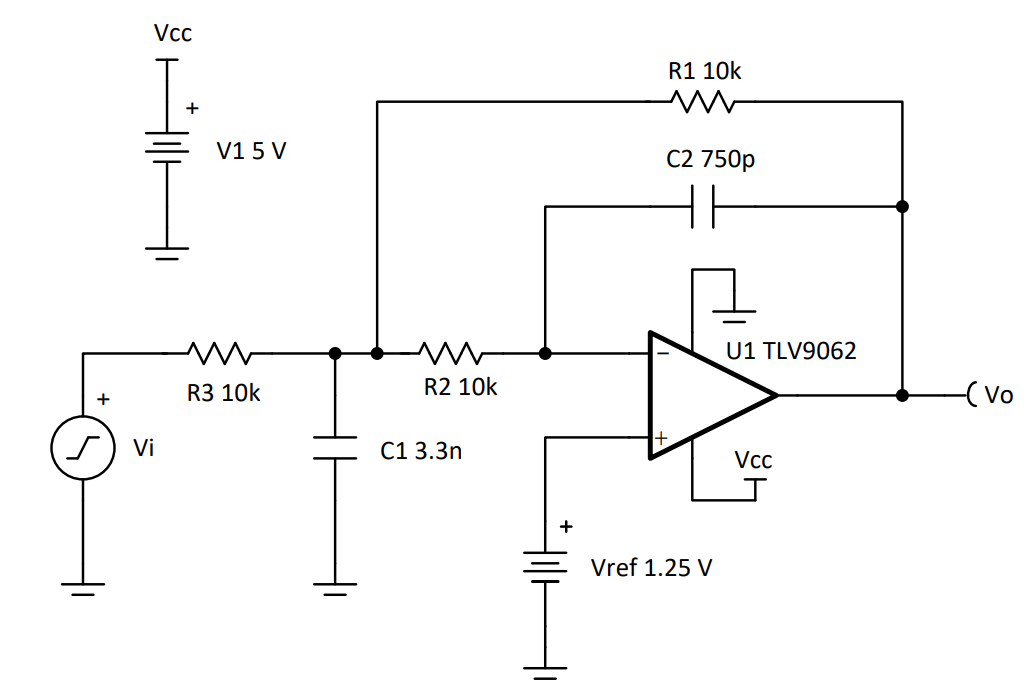
#> input picture Calculos rapidos/mfb_lpf_circuit.png, 1027 x 695 px
$ python calculoMFB_LPF.py
#> lines starting #> are read from the running program, lines starting #| are printed output that depends on the picture
# -*- coding: utf-8 -*-
"""
calculoMFB_LPF.py
Diseño de filtro MFB Lowpass con valores comerciales.

Topología (ver mfb_lpf_circuit.png):
  Vi --R3--+--R2--(-) op-amp (+)--Vo
           |              |   |
           C1             C2  R1
           |              +---+
          GND

Función de transferencia (nota: MFB invierte la señal):
  H(s) = 1/(R2·R3·C1·C2) / [s² + (1/C1)(1/R1+1/R2+1/R3)·s + 1/(R1·R2·C1·C2)]
       = K·ω0² / (s² + 2ζω0·s + ω0²)

Ecuaciones de diseño:
  a0 = ω0²    = 1/(R1·R2·C1·C2)
  a1 = 2ζω0   = (1/C1)·(1/R1 + 1/R2 + 1/R3)
  b0 = K·ω0²  = 1/(R2·R3·C1·C2)

  De b0/a0 = K:  R3 = R1/K

  Cuadrática en R1 (dado C1, C2):
    ω0²·C1·C2·R1² − 2ζω0·C1·R1 + (1+K) = 0
    R1 = [ζ ± √(ζ²−(1+K)·C2/C1)] / (ω0·C2)
    Condición:  C2 ≤ C1·ζ²/(1+K)

  R2 = 1 / (ω0²·C1·C2·R1)
  R3 = R1 / K
"""
import sys, os
sys.stdout.reconfigure(encoding='utf-8', errors='replace')

import numpy as np
import warnings
warnings.filterwarnings('ignore')

# ── Valores comerciales ────────────────────────────────────────────────
RES_COMERCIALES = sorted([
    1,1.2,1.5,1.6,2,2.2,2.4,2.7,3,3.3,3.6,3.9,4.3,4.7,5.1,5.6,6.2,6.8,7.5,8.2,9.1,
    10,12,15,18,20,22,24,27,30,33,36,39,43,47,51,56,62,68,75,82,91,
    100,120,150,180,200,220,240,270,300,330,360,390,430,470,510,560,620,680,750,820,910,
    1e3,1.2e3,1.5e3,1.8e3,2e3,2.2e3,2.4e3,2.7e3,3e3,3.3e3,3.6e3,3.9e3,
    4.3e3,4.7e3,5.1e3,5.6e3,6.2e3,6.8e3,7.5e3,8.2e3,9.1e3,
    10e3,12e3,15e3,18e3,20e3,22e3,24e3,27e3,30e3,33e3,36e3,39e3,
    43e3,47e3,51e3,56e3,62e3,68e3,75e3,82e3,91e3,
    100e3,120e3,150e3,180e3,200e3,220e3,240e3,270e3,300e3,330e3,360e3,390e3,
    430e3,470e3,510e3,560e3,620e3,680e3,750e3,820e3,910e3,
    1e6,2e6,6.8e6,10e6
])

CAP_COMERCIALES = sorted(set([
    1e-12,2e-12,5e-12,10e-12,12e-12,15e-12,18e-12,22e-12,27e-12,30e-12,
    33e-12,39e-12,47e-12,50e-12,56e-12,68e-12,82e-12,100e-12,120e-12,
    150e-12,200e-12,330e-12,470e-12,560e-12,820e-12,
    1e-9,2e-9,3.3e-9,3.9e-9,6.9e-9,10e-9,15e-9,20e-9,33e-9,47e-9,100e-9,
    0.1e-6,0.22e-6,0.47e-6,1e-6,2.2e-6,3.3e-6,4.7e-6,
    10e-6,22e-6,33e-6,44e-6,47e-6,100e-6,220e-6,330e-6,
    470e-6,680e-6,1000e-6
]))

def cap_comercial(v):
    return CAP_COMERCIALES[np.argmin([abs(c-v) for c in CAP_COMERCIALES])]

def res_comercial(v):
    return RES_COMERCIALES[np.argmin([abs(r-v) for r in RES_COMERCIALES])]

def fmt_cap(c):
    if c >= 1e-6: return f"{c*1e6:.3g}uF"
    if c >= 1e-9: return f"{c*1e9:.3g}nF"
    return f"{c*1e12:.3g}pF"

def fmt_res(r):
    if r >= 1e6: return f"{r/1e6:.3g}Mohm"
    if r >= 1e3: return f"{r/1e3:.3g}kohm"
    return f"{r:.3g}ohm"

# ════════════════════════════════════════════════════════════
# PARÁMETROS — editá acá
# ════════════════════════════════════════════════════════════
f0_des      = 300    # Hz — frecuencia de corte (-3 dB)
zeta_des    = np.sqrt(3)/2   # factor de amortiguamiento (0.707 = Butterworth)
K_des       = 5.0     # ganancia DC (magnitud; el MFB es inversor)
TOP_N       = 20      # resultados a mostrar
lambda_cost = 1       # peso del costo de componentes

# Restricciones de impedancia del op-amp
R_OUT_OPAMP        = 20     # Ω  — impedancia de salida
R_IN_OPAMP         = 35e6   # Ω  — impedancia de entrada (~35 MΩ)
IMPEDANCIA_ESCALAR = 40     # R ∈ [R_out×esc, R_in/esc] = [800Ω, 875kΩ]
# ════════════════════════════════════════════════════════════

omega0    = 2*np.pi*f0_des
R_min_val = 1e3#R_OUT_OPAMP * IMPEDANCIA_ESCALAR
R_max_val = 1e6#R_IN_OPAMP  / IMPEDANCIA_ESCALAR

def in_range(R):
    return R_min_val <= R <= R_max_val

def cap_cost(C_list):
    cost = 0
    for C in C_list:
        if C > 100e-9:
            cost += 20 * np.log10(C / 100e-9)**2
    return cost

# ══════════════════════════════════════════════════════════════════════
# VERIFICACIÓN
# ══════════════════════════════════════════════════════════════════════

def verificar_mfb(R1, R2, R3, C1, C2):
    """
    Calcula f0, ζ, K reales a partir de los valores de componentes.
    Retorna (f0_Hz, zeta, K) o (None, None, None) si inválido.
    """
    if any(v <= 0 for v in [R1, R2, R3, C1, C2]): return None, None, None
    a0 = 1.0 / (R1*R2*C1*C2)
    a1 = (1.0/C1) * (1.0/R1 + 1.0/R2 + 1.0/R3)
    b0 = 1.0 / (R2*R3*C1*C2)
    if a0 <= 0 or a1 <= 0: return None, None, None
    w0   = np.sqrt(a0)
    zeta = a1 / (2*w0)
    gain = b0 / a0  # = R1/R3
    return w0/(2*np.pi), zeta, gain

# ══════════════════════════════════════════════════════════════════════
# BÚSQUEDA
#
# Para cada par (C1, C2) comercial con C2 ≤ C1·ζ²/(1+K):
#   Resuelve cuadrática en R1:
#     R1 = [ζ ± √(ζ²−(1+K)·C2/C1)] / (ω0·C2)
#   Luego:
#     R2 = 1/(ω0²·C1·C2·R1)
#     R3 = R1/K
# ══════════════════════════════════════════════════════════════════════

def buscar_mfb(f0_des, zeta_des, K_des, lam):
#> called with f0_des = 300, zeta_des = 0.866, K_des = 5, lam = 1
    C2_max_ratio = zeta_des**2 / (1 + K_des)   # condición C2/C1 ≤ este valor
    resultados = {}

    for C1 in CAP_COMERCIALES:
        C2_max = C1 * C2_max_ratio
        for C2 in CAP_COMERCIALES:
            if C2 > C2_max: continue
            D = zeta_des**2 - (1 + K_des) * C2/C1
            if D < 0: continue
            sqrtD = np.sqrt(D)

            for sign in [+1, -1]:
                R1_i = (zeta_des + sign*sqrtD) / (omega0 * C2)
                if R1_i <= 0: continue
                R2_i = 1.0 / (omega0**2 * C1 * C2 * R1_i)
                R3_i = R1_i / K_des
                if R2_i <= 0 or R3_i <= 0: continue

                C1_c = cap_comercial(C1)
                C2_c = cap_comercial(C2)
                R1_c = res_comercial(R1_i)
                R2_c = res_comercial(R2_i)
                R3_c = res_comercial(R3_i)

                # Filtro duro: todos los R en rango
                if not (in_range(R1_c) and in_range(R2_c) and in_range(R3_c)):
                    continue

                f0c, zetac, Kc = verificar_mfb(R1_c, R2_c, R3_c, C1_c, C2_c)
                if f0c is None: continue

                ef = abs(f0c   - f0_des)   / f0_des   * 100
                ez = abs(zetac - zeta_des) / zeta_des * 100
                ek = abs(Kc    - K_des)    / max(K_des, 1e-9) * 100
                cc = cap_cost([C1_c, C2_c])
                et = ef + ez + ek + lam*cc

                entry = dict(
                    C1=C1_c, C2=C2_c,
                    R1_ideal=R1_i, R2_ideal=R2_i, R3_ideal=R3_i,
                    R1=R1_c, R2=R2_c, R3=R3_c,
                    f0=f0c, zeta=zetac, K=Kc,
                    ef=ef, ez=ez, ek=ek, cc=cc, et=et,
                )
                key = (C1_c, C2_c, R1_c, R2_c, R3_c)
                if key not in resultados or et < resultados[key]['et']:
                    resultados[key] = entry

    return sorted(resultados.values(), key=lambda x: x['et'])

# ── Ejecutar búsqueda ─────────────────────────────────────────────────
tops = buscar_mfb(f0_des, zeta_des, K_des, lambda_cost)

SEP = "-"*84
print("="*84)
print("  MFB LOWPASS FILTER — calculoMFB_LPF.py")
print(f"  Target: f0={f0_des/1e3:.3g}kHz  ζ={zeta_des}  K={K_des}")
print(f"  ω0={omega0:.2f}rad/s  |  R en [{fmt_res(R_min_val)}, {fmt_res(R_max_val)}]  (escalar={IMPEDANCIA_ESCALAR})")
print(f"  C2_max/C1 = ζ²/(1+K) = {zeta_des**2/(1+K_des):.4f}")
print("="*84)

if not tops:
    print("  Sin solución válida. Probá ajustar IMPEDANCIA_ESCALAR o los parámetros.")
else:
    n = min(TOP_N, len(tops))
    print(f"\n  Top {n} por menor error total (R1,R2,R3 en rango, C cerámica preferida):\n")
    print(f"{'#':<3} {'C1':>8} {'C2':>8} {'R1':>10} {'R2':>10} {'R3':>10}"
          f"  {'f0(Hz)':>9} {'ζ':>6} {'K':>6}  {'ef%':>5} {'ez%':>5} {'ek%':>5} {'err%':>7}")
    print(SEP)
    for i, r in enumerate(tops[:n]):
        print(f"{i+1:<3} {fmt_cap(r['C1']):>8} {fmt_cap(r['C2']):>8}"
              f" {fmt_res(r['R1']):>10} {fmt_res(r['R2']):>10} {fmt_res(r['R3']):>10}"
              f"  {r['f0']:>9.2f} {r['zeta']:>6.4f} {r['K']:>6.3f}"
              f"  {r['ef']:>5.2f} {r['ez']:>5.2f} {r['ek']:>5.2f} {r['et']:>7.2f}")

    b = tops[0]
    print(f"\n{'='*84}")
    print("  MEJOR SOLUCIÓN:")
    print(f"    C1 = {fmt_cap(b['C1'])}   C2 = {fmt_cap(b['C2'])}")
    print(f"    R1 = {fmt_res(b['R1'])}   R2 = {fmt_res(b['R2'])}   R3 = {fmt_res(b['R3'])}")
    print(f"    Ideales: R1={fmt_res(b['R1_ideal'])} R2={fmt_res(b['R2_ideal'])} R3={fmt_res(b['R3_ideal'])}")
    print(f"    f0 = {b['f0']:.4f} Hz  (err {b['ef']:.2f}%)")
    print(f"    ζ  = {b['zeta']:.5f}   (err {b['ez']:.2f}%)")
    print(f"    K  = {b['K']:.5f}    (err {b['ek']:.2f}%)")
    print(f"{'='*84}")

# ════════════════════════════════════════════════════════════
# GRAFICACIÓN
# ════════════════════════════════════════════════════════════
GRAFICAR = [1, 2, 3]   # índices 1-based de los candidatos a superponer

import matplotlib.pyplot as plt
import matplotlib.image as mpimg
import matplotlib.gridspec as gridspec
from scipy.signal import TransferFunction, bode as scipy_bode

_SCRIPT_DIR = os.path.dirname(os.path.abspath(__file__))
_CIRCUIT_IMG = os.path.join(_SCRIPT_DIR, 'mfb_lpf_circuit.png')

def bode_mfb(R1, R2, R3, C1, C2, freqs_hz):
    """Bode con polinomio directo."""
    b0 = 1.0 / (R2*R3*C1*C2)
    a1 = (1.0/C1)*(1.0/R1 + 1.0/R2 + 1.0/R3)
    a0 = 1.0 / (R1*R2*C1*C2)
    _, mag, phase = scipy_bode(TransferFunction([b0], [1, a1, a0]),
                               w=2*np.pi*freqs_hz)
    return mag, phase

if tops and GRAFICAR:
    freqs = np.logspace(np.log10(f0_des/100), np.log10(f0_des*100), 3000)

    # ── Layout: Bode arriba, circuito abajo ──────────────────────────
    has_img = os.path.isfile(_CIRCUIT_IMG)
    if has_img:
        fig = plt.figure(figsize=(14, 9))
        gs  = gridspec.GridSpec(2, 2, height_ratios=[2.2, 1],
                                hspace=0.35, wspace=0.3)
        ax_mag   = fig.add_subplot(gs[0, 0])
        ax_phase = fig.add_subplot(gs[0, 1])
        ax_circ  = fig.add_subplot(gs[1, :])
    else:
        fig, (ax_mag, ax_phase) = plt.subplots(1, 2, figsize=(14, 5))

    # Ideal
    b0_id = K_des * omega0**2
    a1_id = 2*zeta_des*omega0
    _, mag_id, phase_id = scipy_bode(TransferFunction([b0_id], [1, a1_id, omega0**2]),
                                     w=2*np.pi*freqs)
    ax_mag.semilogx(freqs, mag_id, 'k-', lw=2.5, zorder=10,
                    label=f'Ideal  f0={f0_des/1e3:.3g}kHz ζ={zeta_des} K={K_des}')
    ax_phase.semilogx(freqs, phase_id, 'k-', lw=2.5, zorder=10, label='Ideal')

    colores = ['royalblue','forestgreen','firebrick','darkorange','purple',
               'cornflowerblue','mediumseagreen','tomato']

    for ii, idx in enumerate(GRAFICAR):
        idx0 = idx - 1
        if idx0 < 0 or idx0 >= len(tops): continue
        r   = tops[idx0]
        col = colores[ii % len(colores)]
        mag, phase = bode_mfb(r['R1'], r['R2'], r['R3'], r['C1'], r['C2'], freqs)
        lbl = (f"#{idx}: R1={fmt_res(r['R1'])} R2={fmt_res(r['R2'])} R3={fmt_res(r['R3'])}"
               f" C1={fmt_cap(r['C1'])} C2={fmt_cap(r['C2'])}"
               f"  ζ={r['zeta']:.3f} K={r['K']:.3f}")
        ax_mag.semilogx(freqs, mag, color=col, lw=1.8, label=lbl)
        ax_phase.semilogx(freqs, phase, color=col, lw=1.8, label=f'#{idx}')

    for ax in [ax_mag, ax_phase]:
        ax.axvline(f0_des, color='gray', ls=':', lw=1.2,
                   label=f'f0={f0_des/1e3:.3g}kHz')
        ax.grid(True, which='both', ls=':', alpha=0.5)
        ax.set_xlabel('Frecuencia (Hz)')

    ax_mag.set_ylabel('Magnitud (dB)')
    ax_mag.set_title(f'MFB LPF — Magnitud\nf0={f0_des/1e3:.3g}kHz  ζ={zeta_des}  K={K_des}')
    ax_mag.legend(loc='lower left', fontsize=6.5)

    ax_phase.set_ylabel('Fase (°)')
    ax_phase.set_title('MFB LPF — Fase')
    ax_phase.legend(loc='lower left', fontsize=7)

    if has_img:
        img = mpimg.imread(_CIRCUIT_IMG)
#> img is the input picture: shape (695, 1027, 4) float32; mean R, G, B, A 0.974, 0.974, 0.974, 1
        ax_circ.imshow(img)
        ax_circ.axis('off')
        ax_circ.set_title('Circuito MFB Lowpass', fontsize=9)

    plt.tight_layout()
    plt.show()
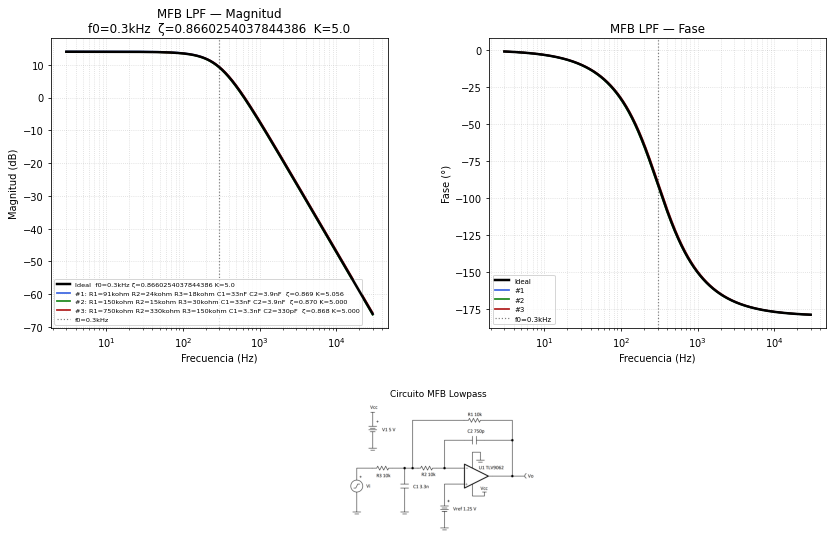
#> figure drawn by matplotlib, 3 panels; panel 1: curve peaks at x = 3, y = 13.98; panel 1: curve peaks at x = 3, y = 14.07; panel 1: curve peaks at x = 3, y = 13.98; panel 2: curve peaks at x = 3, y = -0.992

$ run again, with Calculos rapidos/compensador_todos_error.png copied over Calculos rapidos/mfb_lpf_circuit.png
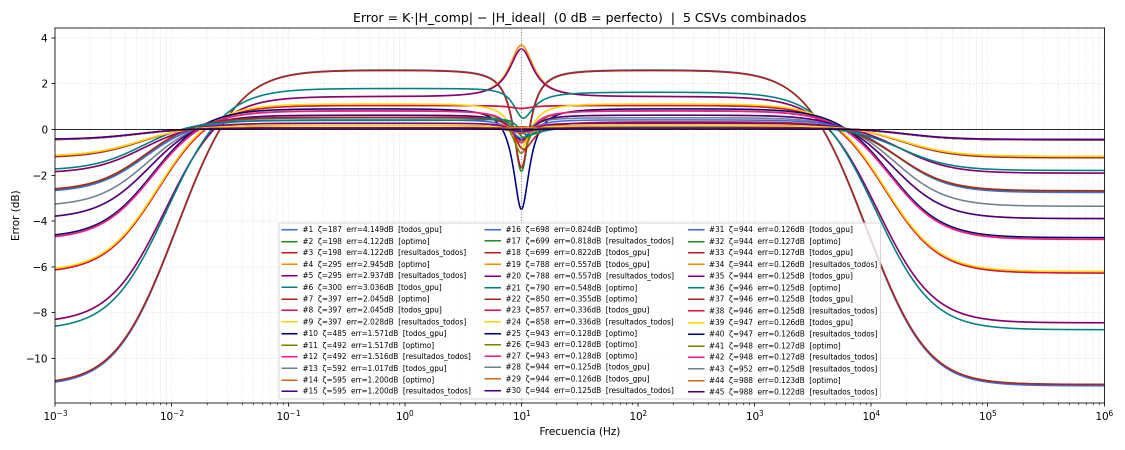
#> input picture Calculos rapidos/compensador_todos_error.png, 2250 x 900 px (shown at 1/2 size)
#> img is the input picture: shape (900, 2250, 4) float32; mean R, G, B, A 0.94, 0.927, 0.931, 1
#> `plt.show()`:
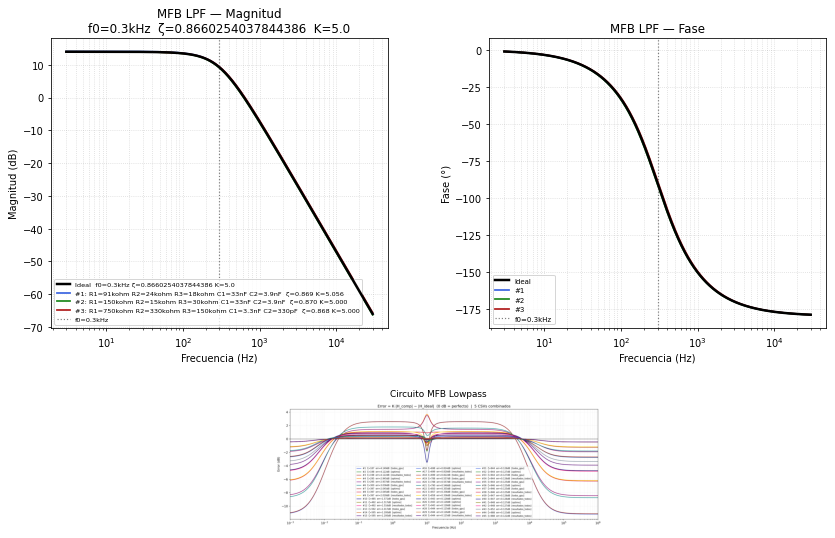
#> figure drawn by matplotlib, 3 panels; panel 1: curve peaks at x = 3, y = 13.98; panel 1: curve peaks at x = 3, y = 14.07; panel 1: curve peaks at x = 3, y = 13.98; panel 2: curve peaks at x = 3, y = -0.992

$ run again, with Calculos rapidos/compensador_todos_mag.png copied over Calculos rapidos/mfb_lpf_circuit.png
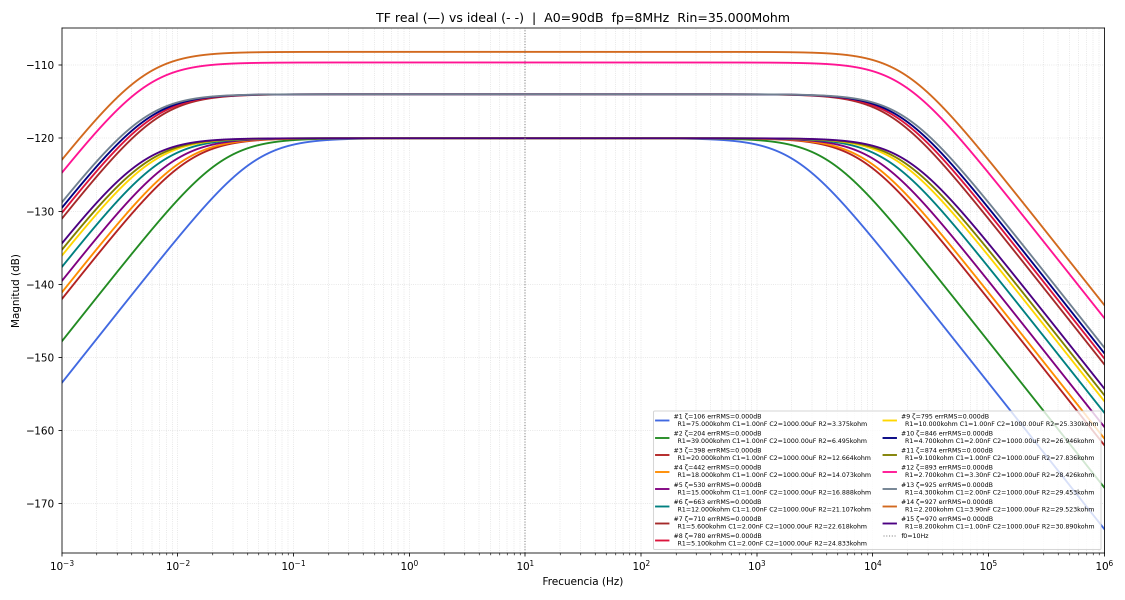
#> input picture Calculos rapidos/compensador_todos_mag.png, 2250 x 1200 px (shown at 1/2 size)
#> img is the input picture: shape (1200, 2250, 4) float32; mean R, G, B, A 0.967, 0.959, 0.961, 1
#> `plt.show()`:
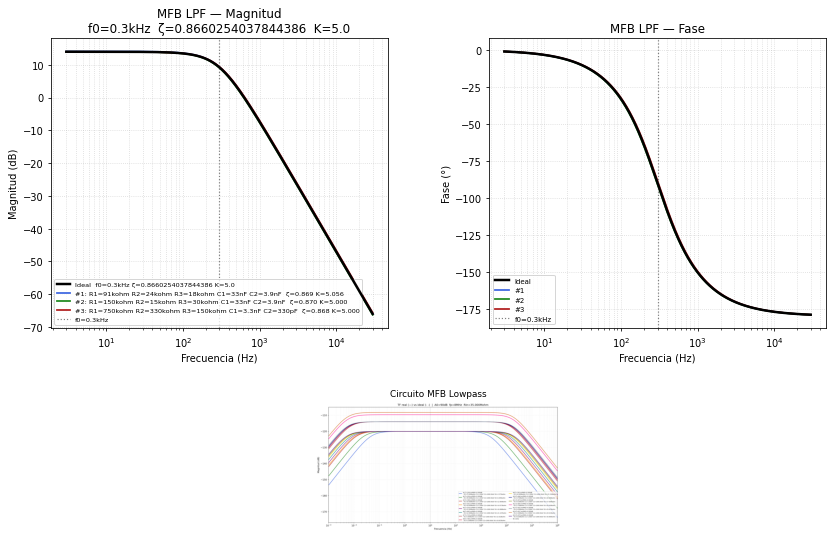
#> figure drawn by matplotlib, 3 panels; panel 1: curve peaks at x = 3, y = 13.98; panel 1: curve peaks at x = 3, y = 14.07; panel 1: curve peaks at x = 3, y = 13.98; panel 2: curve peaks at x = 3, y = -0.992

$ run again, with Calculos rapidos/mfb_lpf_formulas.png copied over Calculos rapidos/mfb_lpf_circuit.png
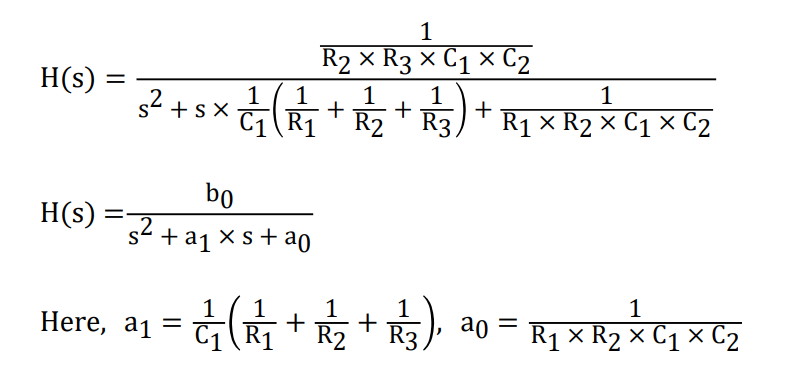
#> input picture Calculos rapidos/mfb_lpf_formulas.png, 794 x 375 px
#> img is the input picture: shape (375, 794, 4) float32; mean R, G, B, A 0.964, 0.964, 0.964, 1
#> `plt.show()`:
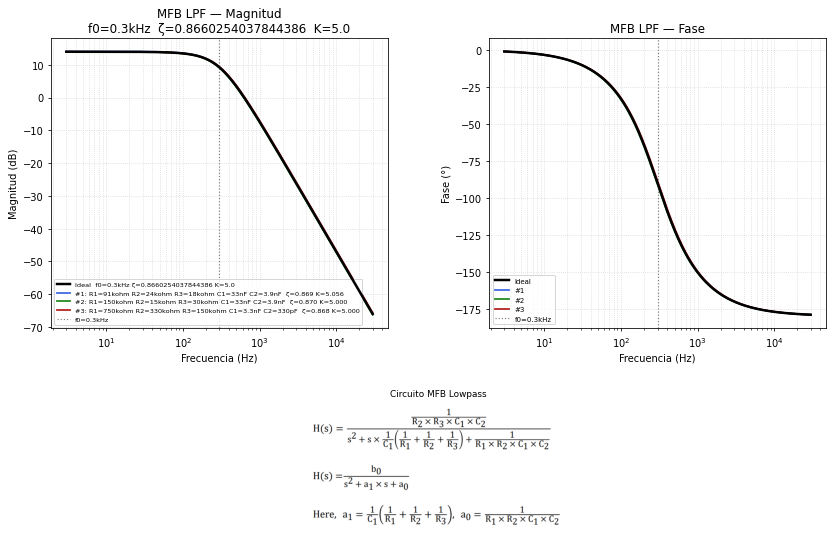
#> figure drawn by matplotlib, 3 panels; panel 1: curve peaks at x = 3, y = 13.98; panel 1: curve peaks at x = 3, y = 14.07; panel 1: curve peaks at x = 3, y = 13.98; panel 2: curve peaks at x = 3, y = -0.992
